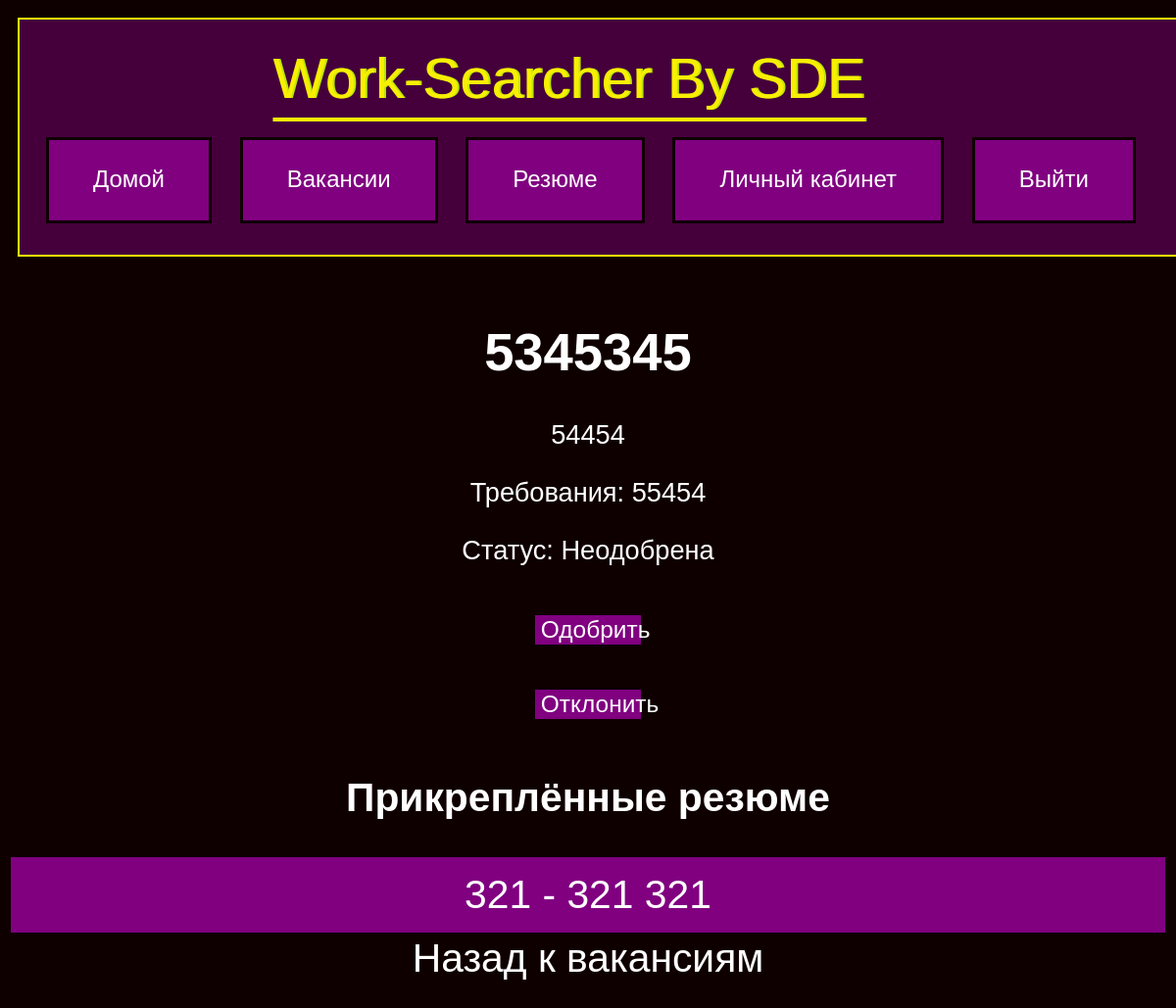
Page /job/5 (signed in) on the earlier database version.
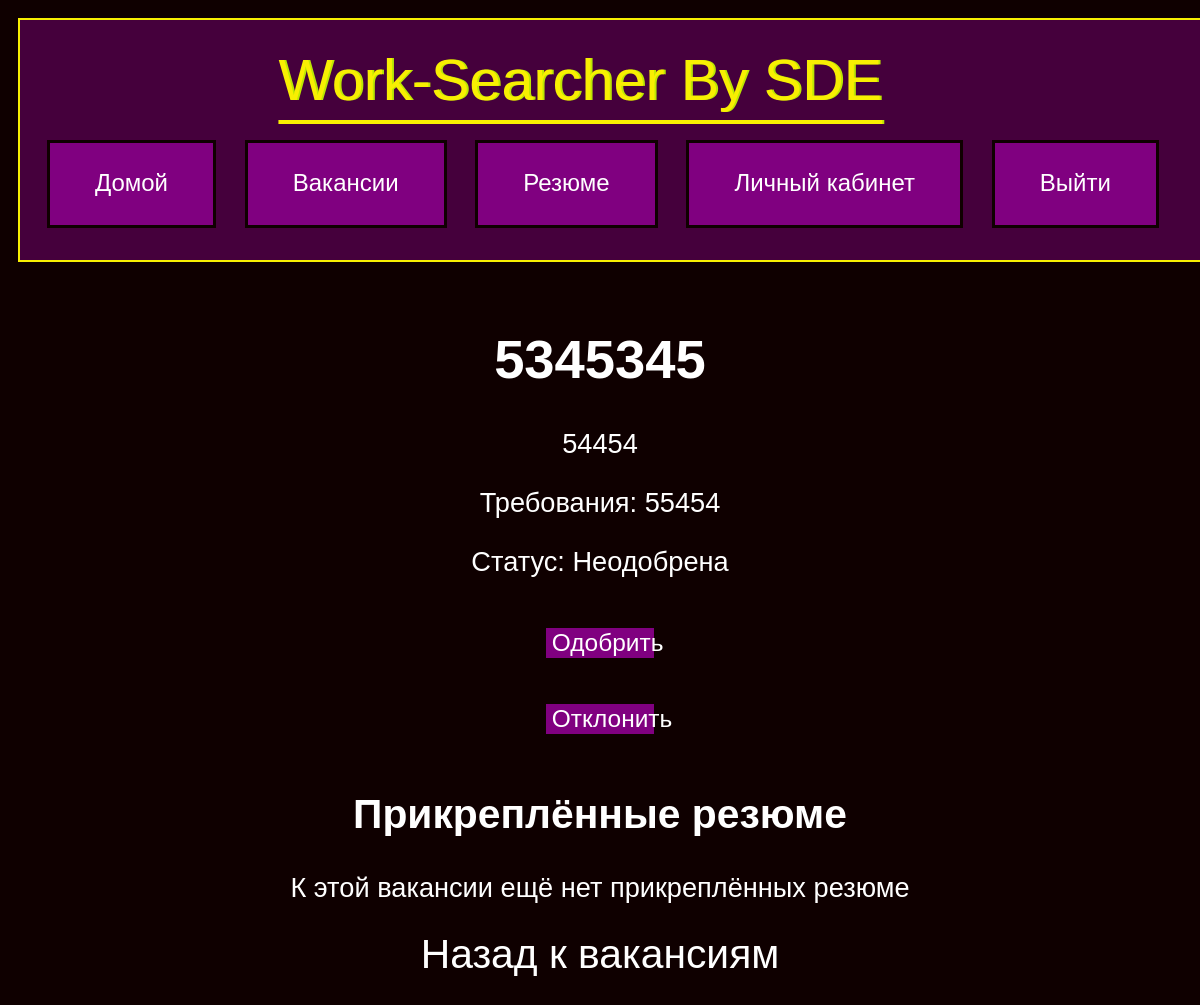
Same page on the later database version.
### Model/models.py (models this page shows, shortened)
class Resume(db.Model):
    id = db.Column(db.Integer, primary_key=True)
    title = db.Column(db.String(300), nullable=False)
    description = db.Column(db.Text, nullable=False)
    skills = db.Column(db.String(200))
    image_filename = db.Column(db.String(300))
    user_id = db.Column(db.Integer, db.ForeignKey('user.id'), nullable=False)
    user = db.relationship('User', backref=db.backref('resumes', lazy=True))
    status = db.Column(db.Boolean, nullable=True)

class User(UserMixin, db.Model):
    id = db.Column(db.Integer, primary_key=True)
    firstname = db.Column(db.String(80), nullable=False)
    lastname = db.Column(db.String(80), nullable=False)
    age = db.Column(db.Integer, nullable=False)
    password_hash = db.Column(db.String(128), nullable=False)
    email = db.Column(db.String(80), nullable=False, unique=True)
    phone_number = db.Column(db.String(20), nullable=False)
    employer_status = db.Column(db.Boolean, nullable=False)
    workplace = db.Column(db.String(20))  # место работы
    post = db.Column(db.String(20))  # должность
    region_id = db.Column(db.Integer, db.ForeignKey('region.id'), nullable=False)
    region = db.relationship('Region', backref=db.backref('users', lazy=True))
    is_admin = db.Column(db.Boolean, default=False)

### Controller/job.py (the view, shortened to what this page needs)
@job.route('/job/<int:job_id>', methods=['GET', 'POST'])
@login_required
def show_job(job_id):
    job = Job.query.get(job_id)
    if not job:
        abort(404, description="Вакансия не найдена")
    apply_form = ApplyJobForm()
    apply_form.resumes.choices = [(r.id, r.title) for r in current_user.resumes if r.status]
    job_resumes = job.resumes
    return render_template('show_job.html', job=job, apply_form=apply_form, job_resumes=job_resumes)

### app.py (called while the page is built)
@login_manager.user_loader
def load_user(user_id):
    return User.query.get(int(user_id))

### templates/show_job.html (shortened to what this page needs)
{% extends "base.html" %}
{% block content %}
    <div class="dashboard">
        <h1>{{ job.title }}</h1>
        <p>{{ job.description }}</p>
        <p>Требования: {{ job.requirements }}</p>
        <p>Статус: {% if job.status %}Одобрена{% else %}Неодобрена{% endif %}</p>
        {% if current_user.is_authenticated %}
            {% if current_user.is_admin %}
                <form method="post" action="{{ url_for('job.admin_approve_job', job_id=job.id) }}">
                    <button type="submit" name="approve" value="true" class="microbutton">Одобрить</button>
                </form>
                <form method="post" action="{{ url_for('job.reject_job', job_id=job.id) }}">
                    <button type="submit" name="reject" value="true" class="microbutton">Отклонить</button>
                </form>
            {% endif %}
        {% endif %}
        {% if current_user.is_authenticated and job.user_id == current_user.id %}
            <h2>Прикреплённые резюме</h2>
            {% if job_resumes %}
                <ul>
                    {% for resume in job_resumes %}
                        <li>
                            <a href="{{ url_for('resume.detail_resume', resume_id=resume.id) }}">
                                {{ resume.title }} - {{ resume.user.firstname }} {{ resume.user.lastname }}
                            </a>
                        </li>
                    {% endfor %}
                </ul>
            {% else %}
                <p>К этой вакансии ещё нет прикреплённых резюме</p>
            {% endif %}
        {% endif %}
        <a href="{{ url_for('CZN.jobs') }}" class="btn btn-secondary">Назад к вакансиям</a>
    </div>
{% endblock %}

Differences in the rows shown:
removed Resume: title "321", user.firstname "321", user.lastname "321"
Other differences:
text now shown: "К этой вакансии ещё нет прикреплённых резюме"
